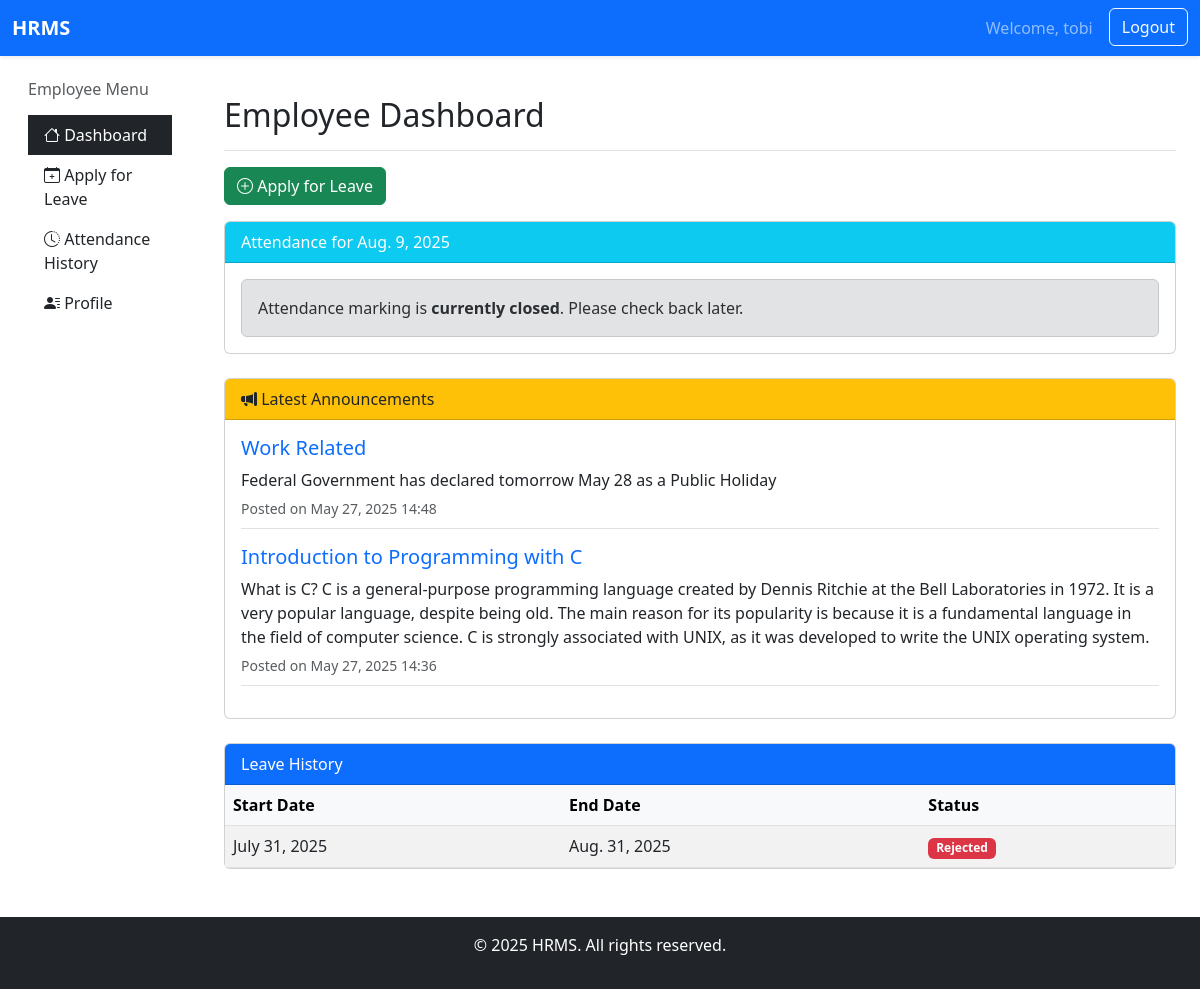
Page /employee-dashboard/ (signed in) on the committed database.
### core/models.py (models this page shows, shortened)
class Announcement(models.Model):
    title = models.CharField(max_length=255)
    message = models.TextField()
    created_by = models.ForeignKey(User, on_delete=models.SET_NULL, null=True)
    created_at = models.DateTimeField(auto_now_add=True)

class LeaveRequest(models.Model):
    employee = models.ForeignKey(User, on_delete=models.CASCADE)
    start_date = models.DateField()
    end_date = models.DateField()
    reason = models.TextField()
    status = models.CharField(max_length=10, choices=[('Pending', 'Pending'), ('Approved', 'Approved'), ('Rejected', 'Rejected')], default='Pending')
    applied_on = models.DateField(auto_now_add=True)

### core/views.py (the view)
# urls.py: path('employee-dashboard/', views.employee_dashboard, name='employee_dashboard'),
@login_required
def employee_dashboard(request):
    today = timezone.now().date()
    attendance_day = AttendanceDay.objects.filter(date=today).first()
    has_marked_attendance = Attendance.objects.filter(employee=request.user, date=today).exists()
    leaves = LeaveRequest.objects.filter(employee=request.user).order_by('-start_date')
    announcements = Announcement.objects.order_by('-created_at')[:5]
    context = {
        'leaves': leaves,
        'attendance_day': attendance_day or {'date': today, 'is_open': False},
        'has_marked_attendance': has_marked_attendance,
        'announcements': announcements,
    }
    return render(request, 'core/employee_dashboard.html', context)

### templates/core/employee_dashboard.html (shortened to what this page needs)
{% extends "core/base.html" %}
{% block brand_link %}
<a class="navbar-brand" href="{% url 'hr_dashboard' %}"><b>HRMS</b></a>
{% endblock %}
{% block content %}
{% include "core/emp_sidebar.html" %}
<main class="col-md-9 ms-sm-auto col-lg-10 px-md-4 mt-3">
  <div class="pt-4 pb-2 mb-3 border-bottom">
    <h2>Employee Dashboard</h2>
  </div>
  <div class="mb-3">
    <a href="{% url 'apply_leave' %}" class="btn btn-success">
      <i class="bi bi-plus-circle"></i> Apply for Leave
    </a>
  </div>
  <div class="card mb-4">
    <div class="card-header bg-info text-white">
      Attendance for {{ attendance_day.date }}
    </div>
    <div class="card-body">
      {% if not attendance_day.is_open %}
      <div class="alert alert-secondary mb-0">
        Attendance marking is <strong>currently closed</strong>. Please check back later.
      </div>
      {% elif has_marked_attendance %}
      <div class="alert alert-success mb-0">
        ✅ You have already marked your attendance for today.
      </div>
      {% endif %}
    </div>
  </div>
  <div class="card mb-4">
    <div class="card-header bg-warning text-dark">
      <i class="bi bi-megaphone-fill"></i> Latest Announcements
    </div>
    <div class="card-body">
      {% if announcements %}
        {% for announcement in announcements %}
          <div class="mb-3 border-bottom pb-2">
            <h5 class="text-primary">{{ announcement.title }}</h5>
            <p class="mb-1">{{ announcement.message }}</p>
            <small class="text-muted">Posted on {{ announcement.created_at|date:"M d, Y H:i" }}</small>
          </div>
        {% endfor %}
      {% else %}
        <div class="alert alert-info mb-0">
          No announcements at this time.
        </div>
      {% endif %}
    </div>
  </div>
  <div class="card">
    <div class="card-header bg-primary text-white">
      Leave History
    </div>
    <div class="card-body p-0">
      <table class="table table-striped mb-0">
        <thead class="table-light">
          <tr>
            <th>Start Date</th>
            <th>End Date</th>
            <th>Status</th>
          </tr>
        </thead>
        <tbody>
          {% if leaves %}
            {% for leave in leaves %}
              <tr>
                <td>{{ leave.start_date }}</td>
                <td>{{ leave.end_date }}</td>
                <td>
                  <span class="badge
                    {% if leave.status == 'Pending' %} bg-warning text-dark
                    {% elif leave.status == 'Approved' %} bg-success
                    {% elif leave.status == 'Rejected' %} bg-danger
                    {% endif %}">
                    {{ leave.status }}
                  </span>
                </td>
              </tr>
            {% endfor %}
          {% else %}
            <tr>
              <td colspan="3" class="text-center">No leave records found.</td>
            </tr>
          {% endif %}
        </tbody>
      </table>
    </div>
  </div>
</main>
{% endblock %}

### templates/core/base.html (shortened to what this page needs)
<!doctype html>
<html lang="en">
  <head>
    <link rel="stylesheet" href="https://cdnjs.cloudflare.com/ajax/libs/font-awesome/6.5.0/css/all.min.css">
    <link href="https://cdn.jsdelivr.net/npm/bootstrap@5.3.6/dist/css/bootstrap.min.css" rel="stylesheet">
    <link href="https://cdn.jsdelivr.net/npm/bootstrap@5.3.0/dist/css/bootstrap.min.css" rel="stylesheet">
    <link href="https://cdn.jsdelivr.net/npm/bootstrap-icons@1.10.5/font/bootstrap-icons.css" rel="stylesheet">
  </head>
  <body>
    {% block nav %}
      <nav class="navbar navbar-expand-lg navbar-dark bg-primary shadow-sm">
        <div class="container-fluid">
        {% block brand_link %}{% endblock %}
        <div class="collapse navbar-collapse justify-content-end" id="navbarContent">
        <ul class="navbar-nav mb-2 mb-lg-0">
          {% if user.is_authenticated %}
            <li class="nav-item">
              <a class="nav-link" href="#">Welcome, {{ user.username }}</a>
            </li>
            <li class="nav-item">
              <form method="post" action="{% url 'logout' %}" class="d-inline">
                <button type="submit" class="btn btn-outline-light ms-2">Logout</button>
              </form>
            </li>
          {% endif %}
      </ul>
    </div>
  </div>
</nav>
{% endblock %}
  <div class="container-fluid">
    <div class="row">
      {% block content %}
      {% endblock %}
    </div>
  </div>
  <footer class="mt-5 text-center text-white bg-dark py-3">
    <p>&copy; 2025 HRMS. All rights reserved.</p>
  </footer>
  </body>
</html>

### rows in the picture
Announcement: title "Work Related", message "Federal Government has declared tomorrow May 28 as a Public Holiday", created_at "May 27, 2025 14:48"
Announcement: title "Introduction to Programming with C", message "What is C? C is a general-purpose programming language created by Dennis Ritchie at the Bell Laboratories in 1972. It is a very popular language, despite being old. The main reason for its popularity is because it is a fundamental language in the field of computer science. C is strongly associated with UNIX, as it was developed to write the UNIX operating system.", created_at "May 27, 2025 14:36"
LeaveRequest: start_date "July 31, 2025", end_date "Aug. 31, 2025", status "Rejected"

### other values in the picture
{{ user.username }} "tobi"
{{ attendance_day.date }} "Aug. 9, 2025"
